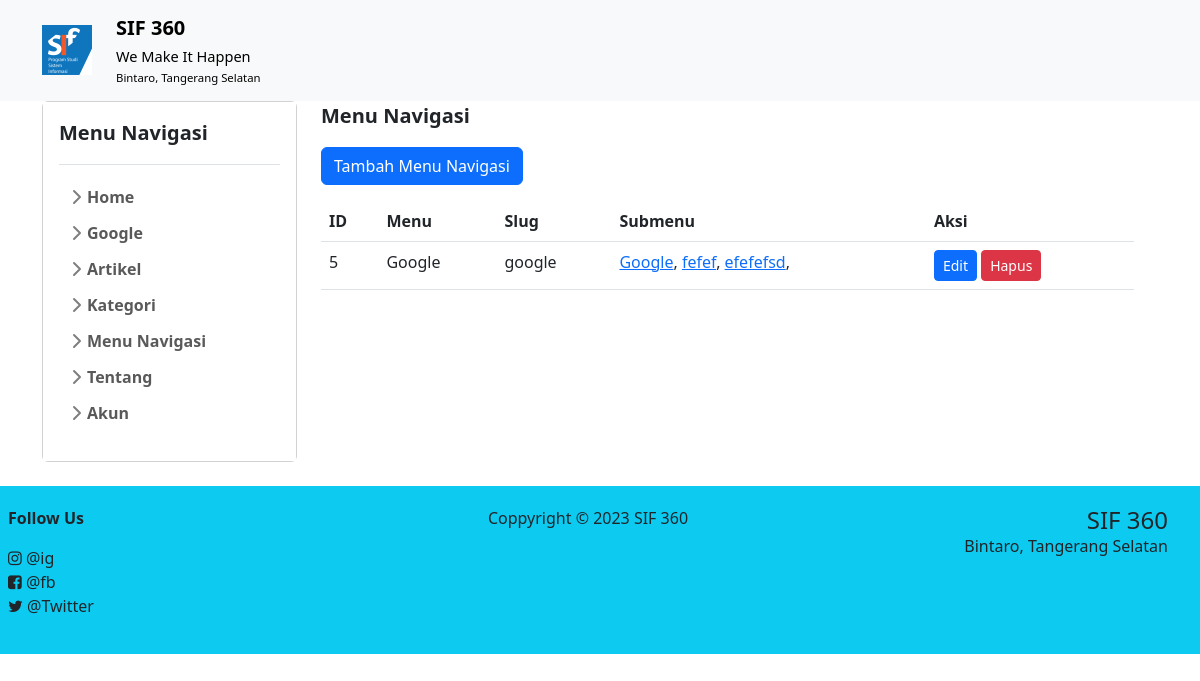
Page /view/admin/menu.php (signed in) on the committed database.
### tables this page shows
CREATE TABLE `about` (
  `id` int NOT NULL,
  `name` varchar(100) NOT NULL,
  `slogan` varchar(255) DEFAULT NULL,
  `address` varchar(255) DEFAULT NULL,
  `twitter` varchar(100) DEFAULT NULL,
  `facebook` varchar(100) DEFAULT NULL,
  `instagram` varchar(100) DEFAULT NULL
);

CREATE TABLE `menu` (
  `id` int NOT NULL,
  `name` varchar(100) NOT NULL,
  `slug` varchar(100) NOT NULL,
  `url` varchar(50) NOT NULL
);

CREATE TABLE `submenu` (
  `id` int NOT NULL,
  `name` varchar(100) NOT NULL,
  `slug` varchar(100) NOT NULL,
  `parent_id` int DEFAULT NULL,
  `url` varchar(50) NOT NULL
);

### view/admin/menu.php (the view, shortened to what this page needs)
<?php
include '../template/header.php';
?>
    <div class="container">
        <div class="row w-100">
            <?php include '../template/sidebar.php';?>
            <div class="col-lg-9 col-md-9 col-12 order-lg-2 order-md-2 order-1">
                <p class="fs-5 fw-bold">Menu Navigasi</p>
                <a href="menu_tambah.php" class="btn btn-primary mb-3">Tambah Menu Navigasi</a>
                <?php
                $queryCategory = mysqli_query($conn, "SELECT * FROM menu");
                $categories = mysqli_fetch_all($queryCategory, MYSQLI_ASSOC);
                ?>
                <?php if (!empty($categories)) : ?>
                    <table class="table">
                        <thead>
                            <tr>
                                <th>ID</th>
                                <th>Menu</th>
                                <th>Slug</th>
                                <th>Submenu</th>
                                <th>Aksi</th>
                            </tr>
                        </thead>
                        <tbody>
                            <?php foreach ($categories as $category) : ?>
                                <tr>
                                    <td><?php echo $category['id']; ?></td>
                                    <td><?php echo $category['name']; ?></td>
                                    <td><?php echo $category['slug']; ?></td>
                                    <?php $submenu = mysqli_query($conn, "SELECT * FROM submenu WHERE parent_id = $category[id]");
                                    $submenus = mysqli_fetch_all($submenu, MYSQLI_ASSOC);
                                    ?>
                                    <td>
                                        <?php foreach ($submenus as $submenu) : ?>
                                            <a href="<?php echo $submenu['url']; ?>"><?php echo $submenu['name']; ?></a>,
                                        <?php endforeach; ?>
                                    </td>
                                    <td>
                                        <a href="menu_edit.php?id=<?php echo $category['id']; ?>" class="btn btn-primary btn-sm">Edit</a>
                                        <a href="menu_hapus.php?action=delete&id=<?php echo $category['id']; ?>" class="btn btn-danger btn-sm" onclick="return confirm('Apakah Anda yakin ingin menghapus kategori ini?')">Hapus</a>
                                    </td>
                                </tr>
                            <?php endforeach; ?>
                        </tbody>
                    </table>
                <?php else: ?>
                    <p>Belum ada menu naigasi yang tersedia.</p>
                <?php endif; ?>
            </div>
        </div>
    </div>
<?php include '../template/footer.php'; ?>

### view/template/header.php (shortened to what this page needs)
<!DOCTYPE html>
<html lang="en">
<?php
    include '../../config/database.php';
    $about = mysqli_query($conn, "SELECT * FROM about Limit 1");
    $about = mysqli_fetch_assoc($about);
?>
<head>
    <link href="https://cdn.jsdelivr.net/npm/bootstrap@5.3.0/dist/css/bootstrap.min.css" rel="stylesheet">
    <link rel="stylesheet" href="https://cdnjs.cloudflare.com/ajax/libs/font-awesome/4.7.0/css/font-awesome.css" />
    <link href="../../assets/css/sidebar.css" rel="stylesheet">
</head>
<body>
    <header>
    <nav class="navbar navbar-expand-lg navbar-light bg-light">
        <div class="container">
            <a class="navbar-brand" href="../../">
                <div class="row align-items-center">
                    <div class="col-auto">
                        <img src="../../assets/images/logo.jpg" alt="Logo" width="50" height="50">
                    </div>
                    <div class="col">
                        <p class="m-0 font-weight-bold" style="font-weight: bold !important;"><?php echo $about['name'];?></p>
                        <p class="m-0" style="font-size: smaller;"><small><?php echo $about['slogan'];?></small></p>
                        <p class="m-0" style="font-size: small;"><small><?php echo $about['address'];?></small></p>
                    </div>
                </div>
            </a>
        </div>
    </nav>
    </header>

### view/template/sidebar.php (shortened to what this page needs)
<div class="col-lg-3 col-md-3 col-12 order-lg-1 order-md-1 order-2 pr-1">
    <div class="sidebar card w-100">
        <div class="flex-shrink-0 p-3 bg-white">
            <a href="/" class="d-flex align-items-center pb-3 mb-3 link-dark text-decoration-none border-bottom">
            <span class="fs-5 fw-semibold">Menu Navigasi</span>
            </a>
            <ul class="list-unstyled ps-0">
                <li class="mb-1">
                    <button class="btn btn-toggle align-items-center rounded collapsed" data-bs-toggle="collapse" data-bs-target="#home-collapse" aria-expanded="false">
                    Home
                    </button>
                </li>
                <?php $sidebar = mysqli_query($conn, "SELECT * FROM menu");
                $sidebar = mysqli_fetch_all($sidebar, MYSQLI_ASSOC)
                ?>
                <?php foreach($sidebar as $side) {
                    $submenu = mysqli_query($conn, "SELECT * FROM submenu WHERE parent_id='$side[id]'");
                    $count = mysqli_num_rows($submenu);
                    $submenu = mysqli_fetch_all($submenu, MYSQLI_ASSOC);
                    if($count > 0){
                        ?>
                        <li class="mb-1">
                            <button class="btn btn-toggle align-items-center rounded collapsed" data-bs-toggle="collapse" data-bs-target="#<?php echo $side['id'];?>-collapse" aria-expanded="false">
                            <?php echo $side['name'];?>
                            </button>
                                <?php foreach($submenu as $sid) { ?>
                                <li><a href="<?php echo $sid['url'];?>" class="link-dark rounded"><?php echo $sid['name'];?></a></li>
                                <?php } ?>
                        </li>
                        <?php
                    }else{
                        ?>
                        <li class="mb-1 ps-3">
                            <a href="<?php echo $side['url'];?>" class="link-dark rounded"><?php echo $sid['name'];?></a>
                        </li>
                        <?php
                    }
                }
                    ?>
                <?php
                if(ISSET($_SESSION['username'])){
                ?>
                <li class="mb-1">
                    <button class="btn btn-toggle align-items-center rounded collapsed" data-bs-toggle="collapse" data-bs-target="#artikel-collapse" aria-expanded="false">
                    Artikel
                    </button>
                </li>
                <li class="mb-1">
                    <button class="btn btn-toggle align-items-center rounded collapsed" data-bs-toggle="collapse" data-bs-target="#kategori-collapse" aria-expanded="false">
                    Kategori
                    </button>
                </li>
                <li class="mb-1">
                    <button class="btn btn-toggle align-items-center rounded collapsed" data-bs-toggle="collapse" data-bs-target="#menu-collapse" aria-expanded="false">
                    Menu Navigasi
                    </button>
                </li>
                <li class="mb-1">
                    <button class="btn btn-toggle align-items-center rounded collapsed" data-bs-toggle="collapse" data-bs-target="#menu-collapse" aria-expanded="false">
                    Tentang
                    </button>
                </li>
                <?php
                }
                ?>
                <li class="mb-1">
                    <button class="btn btn-toggle align-items-center rounded collapsed" data-bs-toggle="collapse" data-bs-target="#akun-collapse" aria-expanded="false">
                    Akun
                    </button>
                </li>
            </ul>
        </div>
    </div>
</div>

### view/template/footer.php (shortened to what this page needs)
    <footer class=" bg-info mt-4  justify-content-center">
        <div class="col-12 row p-3 justify-content-center">
            <div class="col-12 col-lg-4 p-1">
                <p class="fw-bold">Follow Us</p>
                <ul class="list-unstyled ps-0">
                    <li class="me-3">
                    <i class="fa fa-instagram"></i> @<?php echo $about['instagram'];?>
                    </li>
                    <li class="me-3">
                    <i class="fa fa-facebook-square"></i> @<?php echo $about['facebook'];?>
                    </li>
                    <li class="me-3">
                    <i class="fa fa-twitter"></i> @<?php echo $about['twitter'];?>
                    </li>
                </ul>
            </div>
            <div class="col-12 col-lg-4 p-1 mt-lg-0 mt-md-0 mt-1 ">
                <p class="text-center">Coppyright &copy; <?php echo date('Y');?> <?php echo $about['name'];?></p>
            </div>
            <div class="col-12 col-lg-4 p-1 mt-lg-0 mt-md-0 mt-1 ">
                <p class="h4 f-wbold text-end m-0"><?php echo $about['name'];?></p>
                <p class="text-end m-0"><?php echo $about['address'];?></p>
            </div>
        </div>
    </footer>
</body>
</html>

### assets/css/sidebar.css (style rules this page uses)
body { min-height: 100vh; min-height: -webkit-fill-available; }
html { height: -webkit-fill-available; }
.btn-toggle { display: inline-flex; align-items: center; padding: .25rem .5rem; font-weight: 600; color: rgba(0, 0, 0, .65); background-color: transparent; border: 0; }
.btn-toggle::before { width: 1.25em; line-height: 0; transition: transform .35s ease; transform-origin: .5em 50%; }
.fw-semibold { font-weight: 600; }

### rows in the picture
about: name "SIF 360", slogan "We Make It Happen", address "Bintaro, Tangerang Selatan", instagram "ig", facebook "fb", twitter "Twitter"
menu: name "Google", id "5", slug "google"
submenu: name "Google"
submenu: name "fefef"
submenu: name "efefefsd"
